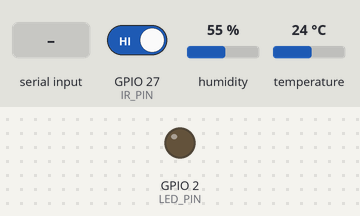
Bench run of a sketch on a simulated ESP32. Shown: output pins drawn as LEDs (lit = HIGH). The test bench sets the inputs (shaded band); at power-on: GPIO 27 (IR_PIN) HIGH, humidity 55 %, temperature 24 °C. WiFi joins after 1.5 s; servers stay silent unless stated; uploads are accepted with an empty reply; random numbers use the default seed unless the sketch sets one; what the sketch prints to the serial monitor is not drawn.

Above: at 0.1 s.
At 2.7 s:
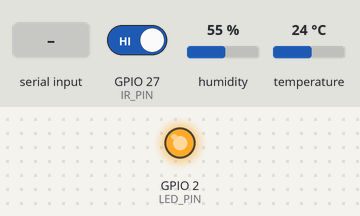
2.8 s: "WARNING" received over Serial
4.5 s: "a" received over Serial
Timing chart, 0 to 7.5 s (numbered marks = the images above; inputs shaded):
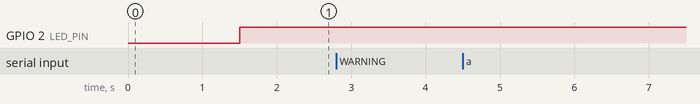

Measured:
- after the input at 2.8 s, every drawn part: stays the same
- after the input at 4.5 s, every drawn part: stays the same

The sketch:

esp32_immune_iot.ino
```cpp
/*
  ImmuneIoT v3 - ESP32 firmware (DHT11 + IR sensor only, no extra parts)
  Readings sent every 5 s:
    temperature, humidity   (DHT11, GPIO4)
    ir                      (IR obstacle sensor OUT, GPIO27: 1 = obstacle)
    ir_toggles              (how many times the IR output flipped since last send)
    rssi                    (WiFi signal strength, dBm)
    chip_temp               (ESP32 internal temperature sensor)
  Status feedback: onboard LED (GPIO2)
    solid = TRUSTED, slow blink = WARNING, fast blink = QUARANTINED
  Demo: type 'a' in Serial Monitor to toggle ATTACK MODE.

  WIRING
    DHT11 : VCC->3V3, GND->GND, DATA->GPIO4
    IR    : VCC->3V3, GND->GND, OUT->GPIO27
*/

#include <WiFi.h>
#include <HTTPClient.h>
#include <DHT.h>

// ---------- CONFIG - EDIT THESE ----------
const char* WIFI_SSID     = "papoi";
const char* WIFI_PASSWORD = "9876543211";
const char* SERVER_IP     = "192.168.137.30";
const int   SERVER_PORT   = 5000;
const char* DEVICE_ID     = "esp32_01";
// ------------------------------------------

#define DHTPIN  4
#define DHTTYPE DHT11
#define IR_PIN  27
#define LED_PIN 2

DHT dht(DHTPIN, DHTTYPE);

bool attackMode = false;
unsigned long lastSend = 0;
const unsigned long normalInterval = 5000;
const unsigned long attackInterval = 200;
const unsigned long wifiRetryInterval = 10000;
unsigned long lastWifiTry = 0;

int lastIr = HIGH;
int irToggles = 0;

String currentStatus = "TRUSTED";
unsigned long lastBlink = 0;
bool ledState = false;

void updateLed() {
  if (currentStatus == "TRUSTED") { digitalWrite(LED_PIN, HIGH); return; }
  unsigned long period = (currentStatus == "WARNING") ? 600 : 120;
  if (millis() - lastBlink >= period) {
    lastBlink = millis();
    ledState = !ledState;
    digitalWrite(LED_PIN, ledState);
  }
}

// Robust against whitespace: handles "status":"X" and "status": "X"
String parseStatus(const String& body) {
  int k = body.indexOf("\"status\"");
  if (k < 0) return "";
  int colon = body.indexOf(':', k);
  if (colon < 0) return "";
  int q1 = body.indexOf('"', colon + 1);
  if (q1 < 0) return "";
  int q2 = body.indexOf('"', q1 + 1);
  if (q2 < 0) return "";
  return body.substring(q1 + 1, q2);
}

void addField(String& s, const char* key, float v, int digits = 1) {
  s += "\""; s += key; s += "\":";
  s += isnan(v) ? String("null") : String(v, digits);
  s += ",";
}

void connectWiFi(unsigned long timeoutMs) {
  WiFi.mode(WIFI_STA);
  WiFi.begin(WIFI_SSID, WIFI_PASSWORD);
  Serial.print("Connecting to WiFi");
  unsigned long start = millis();
  while (WiFi.status() != WL_CONNECTED && millis() - start < timeoutMs) {
    delay(500);
    Serial.print(".");
  }
  if (WiFi.status() == WL_CONNECTED) {
    Serial.println("\nConnected! IP: " + WiFi.localIP().toString());
  } else {
    Serial.println("\nWiFi not connected yet, will keep retrying.");
  }
}

void setup() {
  Serial.begin(115200);
  dht.begin();
  pinMode(IR_PIN, INPUT);
  pinMode(LED_PIN, OUTPUT);
  lastIr = digitalRead(IR_PIN);

  WiFi.setAutoReconnect(true);
  connectWiFi(20000);
  Serial.println("Type 'a' + Enter to toggle ATTACK MODE.");
}

void loop() {
  while (Serial.available()) {
    char c = Serial.read();
    if (c == 'a' || c == 'A') {
      attackMode = !attackMode;
      Serial.println(attackMode ? ">>> ATTACK MODE ON <<<" : ">>> back to normal <<<");
    }
  }

  // poll IR fast so we can count how often it flips
  int ir = digitalRead(IR_PIN);
  if (ir != lastIr) { irToggles++; lastIr = ir; }

  updateLed();

  // non-blocking WiFi recovery
  if (WiFi.status() != WL_CONNECTED) {
    if (millis() - lastWifiTry >= wifiRetryInterval) {
      lastWifiTry = millis();
      Serial.println("WiFi lost, reconnecting...");
      WiFi.disconnect();
      WiFi.begin(WIFI_SSID, WIFI_PASSWORD);
    }
    delay(5);
    return;
  }

  unsigned long interval = attackMode ? attackInterval : normalInterval;
  if (millis() - lastSend >= interval) {
    lastSend = millis();
    sendReading();
  }
  delay(5);
}

void sendReading() {
  float temp = dht.readTemperature();
  float hum  = dht.readHumidity();
  float chip = temperatureRead();
  int   rssi = WiFi.RSSI();
  int   ir   = (digitalRead(IR_PIN) == LOW) ? 1 : 0;   // most IR modules: LOW = obstacle
  int   toggles = irToggles;
  irToggles = 0;

  if (attackMode) {                 // spoofed / compromised data
    temp    = 90.0 + random(0, 60);
    hum     = 100.0 + random(0, 50);
    toggles = random(100, 500);
  }

  String body = "{\"device_id\":\"" + String(DEVICE_ID) + "\",";
  addField(body, "temperature", temp);
  addField(body, "humidity", hum);
  addField(body, "chip_temp", chip);
  body += "\"rssi\":" + String(rssi) + ",";
  body += "\"ir_toggles\":" + String(toggles) + ",";
  body += "\"ir\":" + String(ir) + "}";

  HTTPClient http;
  http.setTimeout(2000);            // don't freeze the loop if the server is down
  http.begin("http://" + String(SERVER_IP) + ":" + String(SERVER_PORT) + "/data");
  http.addHeader("Content-Type", "application/json");
  int code = http.POST(body);
  Serial.println(body + " | HTTP " + String(code));
  if (code == 200) {
    String s = parseStatus(http.getString());
    if (s.length() > 0) currentStatus = s;   // keep old status if parsing fails
  }
  http.end();
}
```
